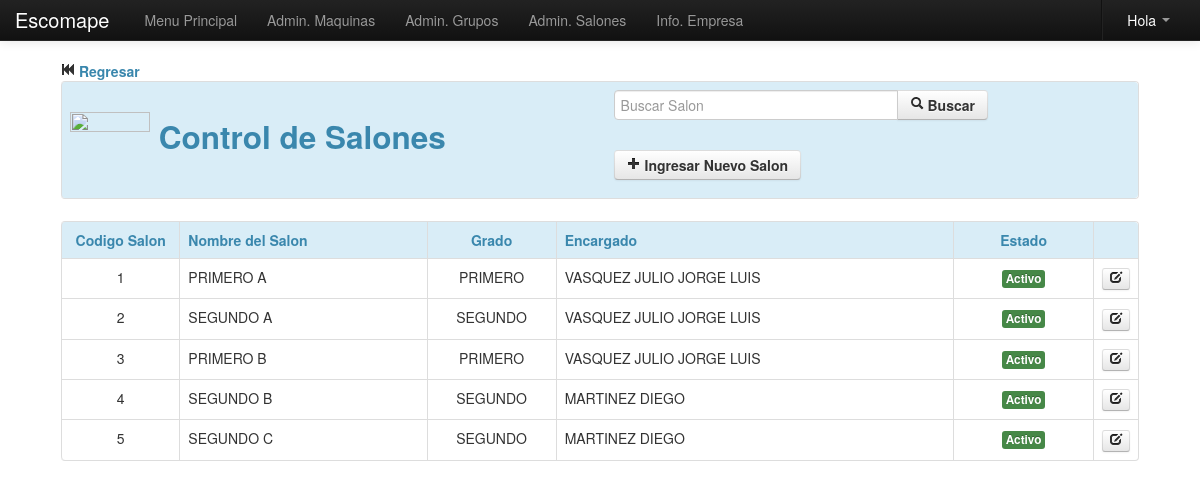
Screenshot of /Modulos/Datos/salon.php with the database file from the repository.
### tables this page shows
CREATE TABLE IF NOT EXISTS `salon` (
  `id` int(11) NOT NULL AUTO_INCREMENT,
  `nombre` varchar(255) NOT NULL,
  `grado` varchar(255) NOT NULL,
  `profesor` varchar(255) NOT NULL,
  `estado` varchar(255) NOT NULL,
  PRIMARY KEY (`id`)
);

CREATE TABLE IF NOT EXISTS `grado` (
  `id` int(11) NOT NULL AUTO_INCREMENT,
  `nombre` varchar(255) NOT NULL,
  `estado` varchar(255) NOT NULL,
  PRIMARY KEY (`id`)
);

CREATE TABLE IF NOT EXISTS `profesor` (
  `id` int(11) NOT NULL AUTO_INCREMENT,
  `nom` varchar(255) NOT NULL,
  `ape` varchar(255) NOT NULL,
  `doc` varchar(255) NOT NULL,
  `con` varchar(255) NOT NULL,
  `fecha` date NOT NULL,
  `dir` varchar(255) NOT NULL,
  `tel` varchar(255) NOT NULL,
  `cel` varchar(255) NOT NULL,
  `correo` varchar(255) NOT NULL,
  `especialidad` varchar(255) NOT NULL,
  `estado` varchar(255) NOT NULL,
  `tipo` varchar(255) NOT NULL,
  PRIMARY KEY (`id`)
);

### Modulos/class_buscar.php (called while the page is built, shortened)
<?php
class Consultar_Profesor{
	private $fetch;
	function __construct($codigo){
		$this->consulta = mysql_query("SELECT * FROM profesor WHERE doc='$codigo'");
		$this->fetch = mysql_fetch_array($this->consulta);
	}
	function consultar($campo){
		return $this->fetch[$campo];
	}
}
class Consultar_Grado{
	private $fetch;
	function __construct($codigo){
		$this->consulta = mysql_query("SELECT * FROM grado WHERE id=$codigo");
		$this->fetch = mysql_fetch_array($this->consulta);
	}
	function consultar($campo){
		return $this->fetch[$campo];
	}
}
?>

### Modulos/Datos/salon.php (the view, shortened to what this page needs)
<?php
	include_once "class/class.php";
	include_once "../class_buscar.php";
	include_once "../funciones.php";
?>
<!DOCTYPE html>
<html lang="es">
  <head>
    <link href="../../css/bootstrap.css" rel="stylesheet">
    <link href="../../css/bootstrap-responsive.css" rel="stylesheet">
  </head>
  <body>
    <?php include_once "../../menu/m_datos.php"; ?>
    <div align="center">
    	<table width="90%" >
          <tr>
            <td>
            	<a href="index.php" class="text-info"><i class="icon-fast-backward"></i> <strong>Regresar</strong></a>
            	<table class="table table-bordered">
                  <tr class="info">
                    <td>
                    	<div class="row-fluid">
                            <div class="span6">
                            	<h2 class="text-info">
                                    <img src="img/salon.png" width="80" height="80">
                                    Control de Salones
                                </h2>
                            </div>
                            <div class="span6">
                            	<form name="form1" method="post" action="">
                                	<div class="input-append">
                                	<input type="text" name="buscar" class="input-xlarge" autocomplete="off" autofocus placeholder="Buscar Salon">
                                    <button type="submit" class="btn"><strong><i class="icon-search"></i> Buscar</strong></button>
                                    </div>
                          	    </form>
                                <a href="#nuevo" role="button" class="btn" data-toggle="modal">
                                	<strong><i class="icon-plus"></i> Ingresar Nuevo Salon</strong>
                                </a>
                            </div>
                        </div>
                    </td>
                  </tr>
				</table>
            </td>
          </tr>
        </table>
        <table width="90%" >
          <tr>
            <td>
            	<table class="table table-bordered table table-hover">
                  <tr class="info">
                    <td width="11%"><center><strong class="text-info">Codigo Salon</strong></center></td>
                    <td width="23%"><strong class="text-info">Nombre del Salon</strong></td>
                    <td width="12%"><center><strong class="text-info">Grado</strong></center></td>
                    <td width="37%"><strong class="text-info">Encargado</strong></td>
                    <td width="13%"><center><strong class="text-info">Estado</strong></center></td>
                    <td width="4%">&nbsp;</td>
                  </tr>
                  <?php
				  	if(!empty($_POST['buscar'])){
						$buscar=limpiar($_POST['buscar']);
						$pa=mysql_query("SELECT * FROM salon WHERE nombre LIKE '%$buscar%' or id='$buscar'");
					}else{
						$pa=mysql_query("SELECT * FROM salon");
					}
					while($row=mysql_fetch_array($pa)){
						$oGrado=new Consultar_Grado($row['grado']);
						$oProfesor=new Consultar_Profesor($row['profesor']);
				  ?>
                  <tr>
                    <td><center><?php echo $row['id']; ?></center></td>
                    <td><?php echo $row['nombre']; ?></td>
                    <td><center><?php echo $oGrado->consultar('nombre'); ?></center></td>
                    <td><?php echo $oProfesor->consultar('ape').' '.$oProfesor->consultar('nom'); ?></td>
                    <td><center><?php echo estado($row['estado']); ?></center></td>
                    <td>
                    	<center>
                        	<a href="#a<?php echo $row['id']; ?>" title="Editar Salon" role="button" class="btn btn-mini" data-toggle="modal">
                            	<i class="icon-edit"></i>
                            </a>
                        </center>
                    </td>
                  </tr>
                  <?php } ?>
				</table>
            </td>
          </tr>
        </table>
    </div>
  </body>
</html>

### Modulos/funciones.php (shortened to what this page needs)
<?php
	function estado($estado){
		if($estado=='s'){
			return '<span class="label label-success">Activo</span>';
		}else{
			return '<span class="label label-important">No Activo</span>';
		}
	}
?>

### Modulos/Datos/salon.php (style rules this page uses)
body { padding-top: 60px; padding-bottom: 40px; }

### rows the page displays
salon: id "1", nombre "PRIMERO A", grado.nombre "PRIMERO", profesor.ape "VASQUEZ JULIO", profesor.nom "JORGE LUIS", estado "Activo"
salon: id "2", nombre "SEGUNDO A", grado.nombre "SEGUNDO", profesor.ape "VASQUEZ JULIO", profesor.nom "JORGE LUIS", estado "Activo"
salon: id "3", nombre "PRIMERO B", grado.nombre "PRIMERO", profesor.ape "VASQUEZ JULIO", profesor.nom "JORGE LUIS", estado "Activo"
salon: id "4", nombre "SEGUNDO B", grado.nombre "SEGUNDO", profesor.ape "MARTINEZ", profesor.nom "DIEGO", estado "Activo"
salon: id "5", nombre "SEGUNDO C", grado.nombre "SEGUNDO", profesor.ape "MARTINEZ", profesor.nom "DIEGO", estado "Activo"
